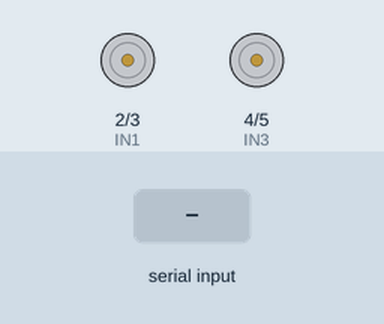
Simulated run of this sketch. Board: Arduino Uno, built with avr-gcc and run on an emulated ATmega328P. On the bench: motor-driver pin pairs drawn as motors (green arrow = first pin HIGH = forward, orange = second pin HIGH = backward, longer = more drive, scaled by the enable pin). Inputs (shaded band) come from the test bench.

Above: at 1.2 s.
1.3 s: "W" received over Serial
At 2.3 s:
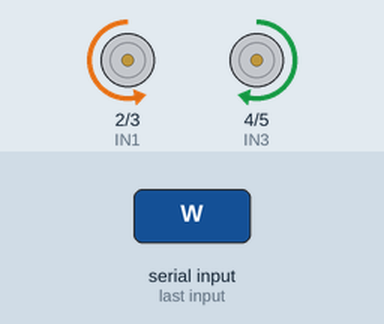
2.8 s: "S" received over Serial
At 3.4 s:
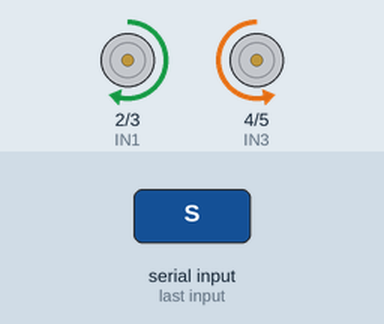
4.3 s: "A" received over Serial
At 4.6 s:
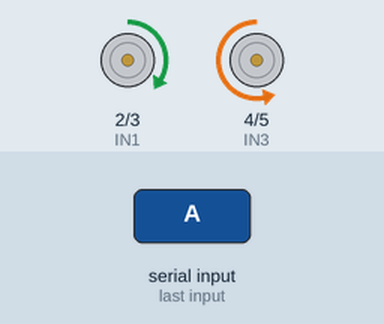
5.8 s: "D" received over Serial
At 6.9 s:
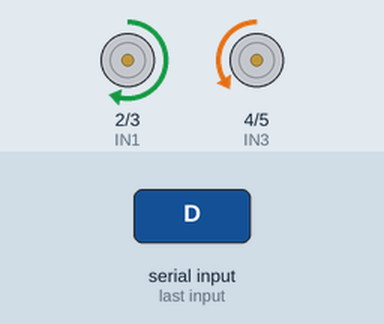
7.3 s: "R" received over Serial
At 8.0 s:
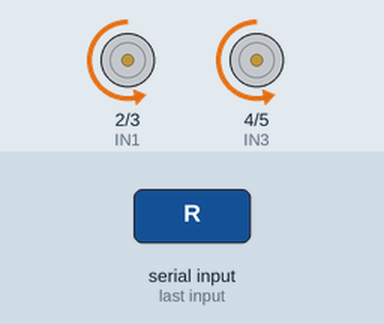
8.8 s: "A" received over Serial
At 9.2 s:
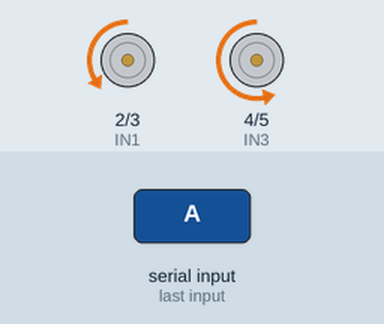
Timing chart, 0 to 11.3 s (numbered marks = the images above; inputs shaded):
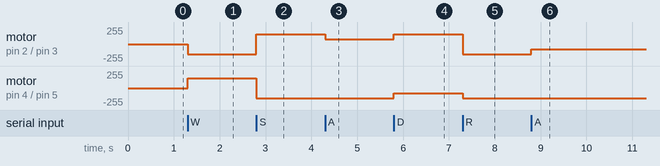

The sketch:

sketch_lab3.ino
```cpp
// RIGHT MOTOR
const int ENA = 9;
const int IN1 = 2;
const int IN2 = 3;
// LEFT MOTOR
const int ENB = 10;
const int IN3 = 4;
const int IN4 = 5;
// SPEED CONTROL
int motorSpeed = 150;
// 0 = stopped
// 1 = forward
// -1 = backward
// 2 = left
// 3 = right
int direction = 0;

void setup() {
  Serial.begin(9600);
  pinMode(ENA, OUTPUT);
  pinMode(ENB, OUTPUT);
  pinMode(IN1, OUTPUT);
  pinMode(IN2, OUTPUT);
  pinMode(IN3, OUTPUT);
  pinMode(IN4, OUTPUT);
  stopMotors();
}

void loop() {
  if (Serial.available() > 0) {
    char command = Serial.read();
    if (command == 'W') {
      direction = 1;
    }
    else if (command == 'S') {
      direction = -1;
    }
    else if (command == 'X') {
      direction = 0;
    }
    else if (command == 'A') {
      direction = 2;
    }
    else if (command == 'D') {
      direction = 3;
    }
    else if (command == 'R') {
      direction = 4;
    }
    else if (command == 'U') {
      motorSpeed = min(motorSpeed + 15, 255);
    }
    else if (command == 'D') {
      motorSpeed = max(motorSpeed - 15, 0);
    }
    updateMotors();
  }
}

void updateMotors() {
  if (direction == 0 || motorSpeed == 0) {
    stopMotors();
    return;
  }

  // FORWARD (DIRECTION CORRECTED)
  if (direction == 1) {
    digitalWrite(IN1, LOW);
    digitalWrite(IN2, HIGH);
    digitalWrite(IN3, HIGH);
    digitalWrite(IN4, LOW);
    analogWrite(ENA, motorSpeed);
    analogWrite(ENB, motorSpeed);
  }
  // BACKWARD (DIRECTION CORRECTED)
  else if (direction == -1) {
    digitalWrite(IN1, HIGH);
    digitalWrite(IN2, LOW);
    digitalWrite(IN3, LOW);
    digitalWrite(IN4, HIGH);
    analogWrite(ENA, motorSpeed);
    analogWrite(ENB, motorSpeed);
  }
  // LEFT
  else if (direction == 2) {
    analogWrite(ENA, motorSpeed * 0.5);
    analogWrite(ENB, motorSpeed);
  }
  // RIGHT
  else if (direction == 3) {
    analogWrite(ENA, motorSpeed);
    analogWrite(ENB, motorSpeed * 0.5);
  }
  // LOOP
  else if (direction == 4) {
    digitalWrite(IN1, LOW);
    digitalWrite(IN2, HIGH);
    digitalWrite(IN3, LOW);
    digitalWrite(IN4, HIGH);
    analogWrite(ENA, motorSpeed);
    analogWrite(ENB, motorSpeed);
  }
}

void stopMotors() {
  analogWrite(ENA, 0);
  analogWrite(ENB, 0);
  digitalWrite(IN1, LOW);
  digitalWrite(IN2, LOW);
  digitalWrite(IN3, LOW);
  digitalWrite(IN4, LOW);
}
```

Measured:
- after the input at 1.3 s, motor on pin 2 (IN1) / pin 3 (IN2): stopped → backward 150/255 at once; motor on pin 4 (IN3) / pin 5 (IN4): stopped → forward 150/255 at once
- after the input at 2.8 s, motor on pin 2 (IN1) / pin 3 (IN2): backward 150/255 → forward 150/255 at once; motor on pin 4 (IN3) / pin 5 (IN4): forward 150/255 → backward 150/255 at once
- after the input at 4.3 s, motor on pin 2 (IN1) / pin 3 (IN2): forward 150/255 → forward 75/255 at once
- after the input at 5.8 s, motor on pin 2 (IN1) / pin 3 (IN2): forward 75/255 → forward 150/255 at once; motor on pin 4 (IN3) / pin 5 (IN4): backward 150/255 → backward 75/255 at once
- after the input at 7.3 s, motor on pin 2 (IN1) / pin 3 (IN2): forward 150/255 → backward 150/255 at once; motor on pin 4 (IN3) / pin 5 (IN4): backward 75/255 → backward 150/255 at once
- after the input at 8.8 s, motor on pin 2 (IN1) / pin 3 (IN2): backward 150/255 → backward 75/255 at once
